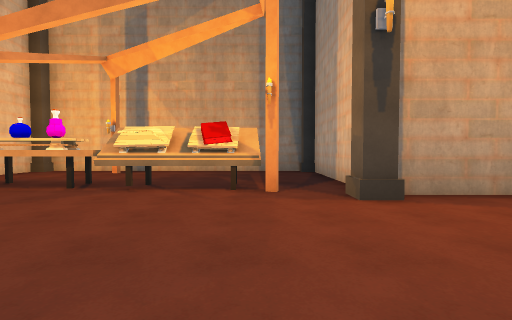
[1] (above)

16 first-person views from a walk through a Unity game level. The camera is 1.4 m above the floor, tilts 2° down and sees 85° across. The floor is counted in squares, 2 m on a side. Each view is taken from the middle of a square. On the plan, view 1 faces up. The plan holds only what a view shows up to about 9 squares ahead; the rest is blank. Some animated figures are not drawn. Some surface patterns are stand-ins.

[2]
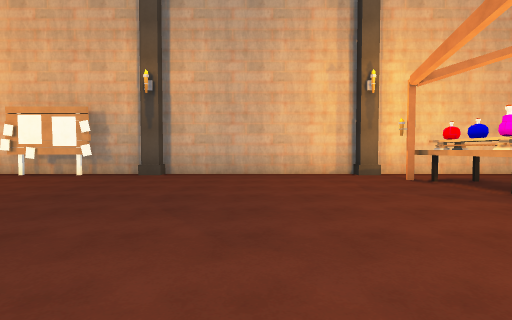

[3]
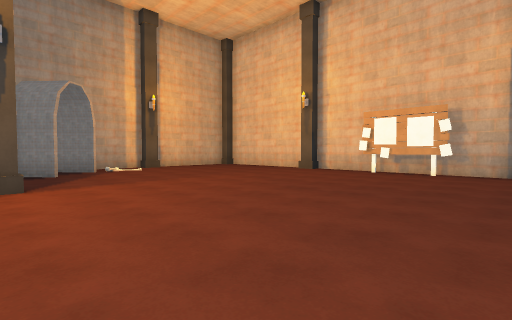

[4]
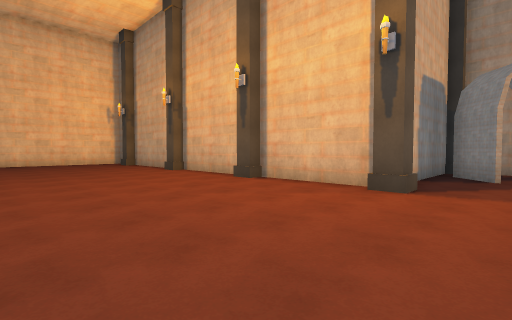

[5]
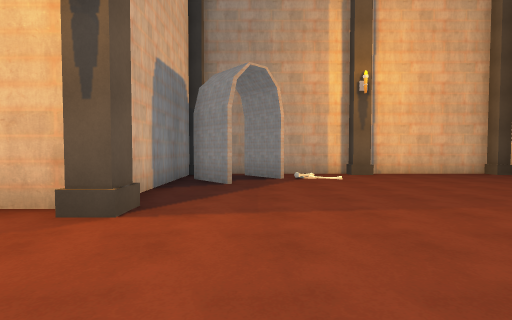

[6]
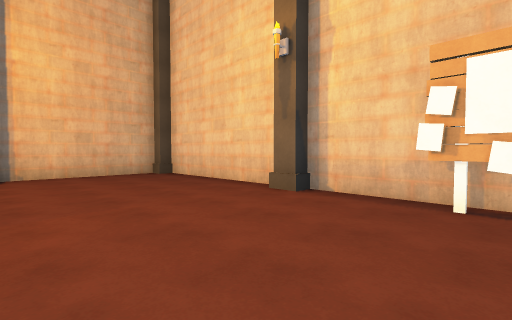

[7]
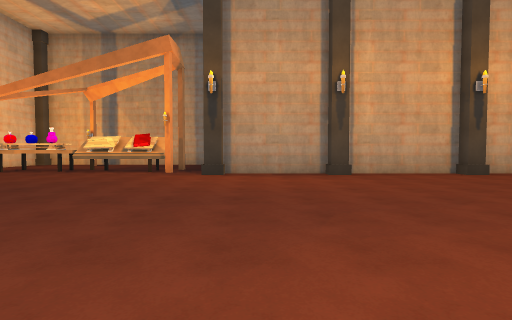

[8]
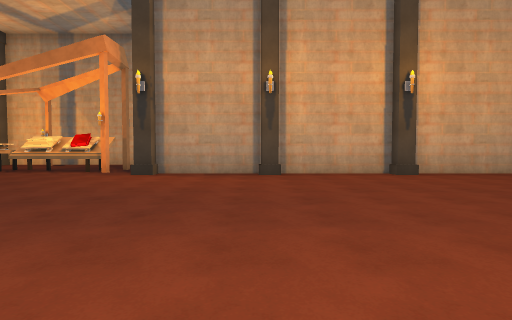

[9]
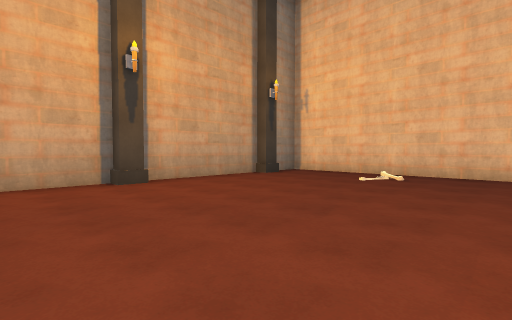

[10]
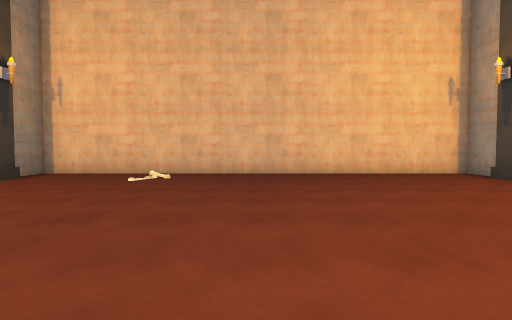

[11]
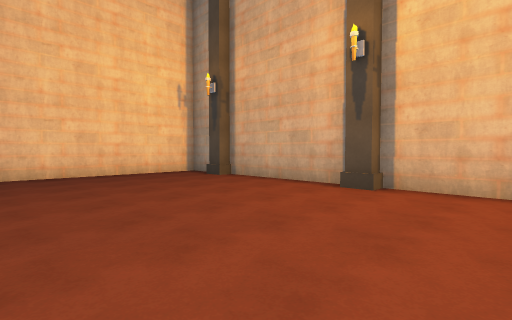

[12]
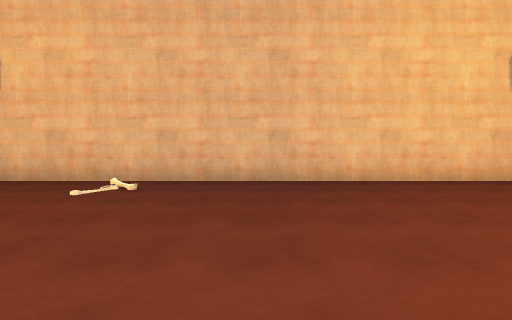

[13]
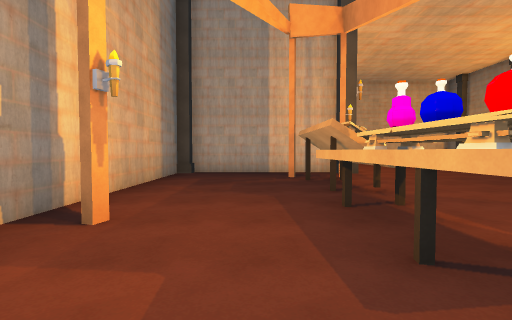

[14]
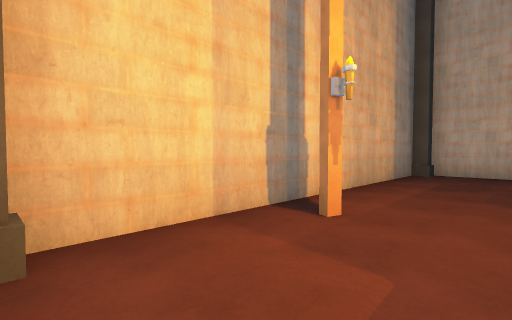

[15]
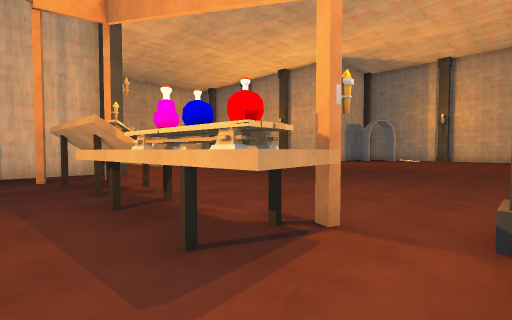

[16]
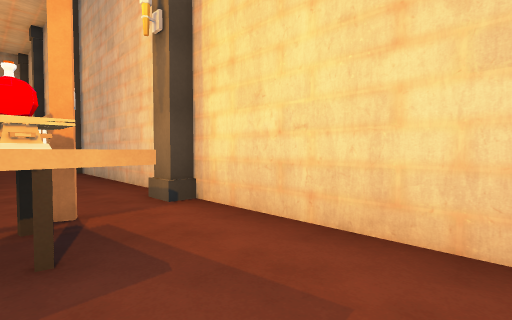

### Floor plan
Points are (right, up) in squares from view 1. A wall is a line through its corners. A room is listed if a view was taken in it or the views show most of it. See-through windows are left out.
Room 1 (views 1, 2, 3, 4, 5, 6, 7, 8, 9, 10, 11, 12, 13, 14, 15, 16)
walls: (2.4, -8.3) (4.5, -8.3); (1.9, 4.6) (1.9, 8.5); (6, -8.3) (8.5, -8.3); (0.2, 4.9) (-0.6, 4.9); (8.5, 4.3) (2.4, 4.3); (9.6, -8.3) (13.4, -8.3); (-6.8, -3.5) (-6.8, -4.5); (-6.8, -5.5) (-6.8, -6); (-0.6, -11.8) (0.3, -12.8); (-3.7, 6.1) (-3.1, 6.2); (1.9, -12.5) (1.9, -9.2); (-5.3, 4.8) (-5.8, 4.8) (-6, 6) (-5.4, 6); (1.4, 9.4) (-6.9, 9.4); (-7.3, 3.2) (-7.3, -7.2); (-7.3, -8.8) (-7.3, -12.2); (14.4, -8.3) (15.4, -8.3) (15.4, 4.3) (9.6, 4.3); (-7.3, 8.2) (-7.3, 4.6); (-6.5, -13.3) (0.8, -13.3)
objects: other object (-7, -13); other object (-7, -8); other object (-7, -2); other object (-7, 4); other object (-7, 9); potion (-5, 5); table (-5, 6) to (-4, 6); other object (-3, -13); table (-3, 5); table (-2, 5); table (-1, 5); other object (2, -8); other object (2, 4); other object (2, 9); other object (5, -8); other object (5, 4); other object (9, -8); other object (9, 4); other object (14, -8); bones (14, 1); other object (14, 4)

Positions as (right, up) in squares from view 1, and headings:
1: (0, 0), facing up
2: (1, 1), facing left
3: (2, -2), facing down-left
4: (0, -3), facing down-right
5: (0, -5), facing down
6: (-3, -5), facing down-left
7: (3, -4), facing up
8: (5, -4), facing up
9: (7, -2), facing up-right
10: (7, -2), facing right
11: (7, -3), facing down-right
12: (9, -2), facing right
13: (-7, 7), facing right
14: (-7, 7), facing up-right
15: (-7, 7), facing down-right
16: (-5, 8), facing down-left
